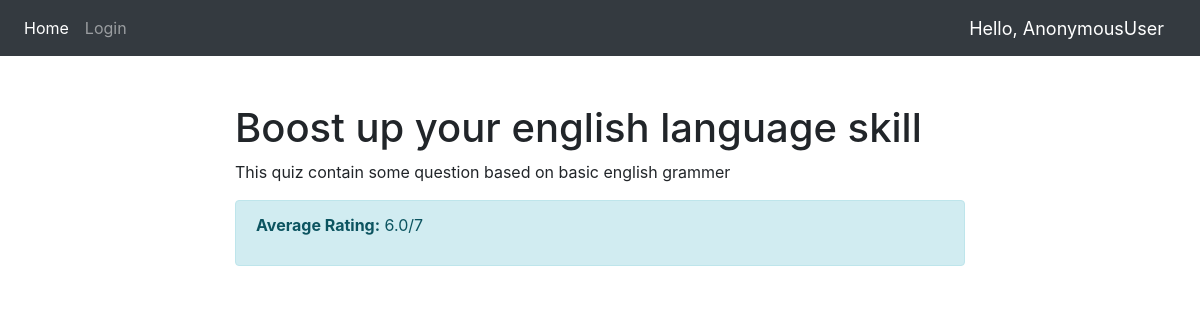
The page /quizDetail/2/ on the database its author committed.
### Quiz/models.py (models this page shows, shortened)
class Quiz(models.Model):
    title=models.CharField(max_length=100,unique=True)
    description=models.CharField(max_length=300,blank=True)
    category=models.CharField(max_length=100,unique=True)

### Quiz/views.py (the view)
# urls.py: path('quizDetail/<int:quiz_id>/', QuizDetail, name='quizDetail'),
def QuizDetail(request, quiz_id):
    quiz = Quiz.objects.get(pk=quiz_id)
    average_rating = Rating.objects.filter(quiz=quiz).aggregate(Avg('rating'))['rating__avg']
    return render(request, 'Quiz/quizDetail.html', {'quiz': quiz, 'average_rating': average_rating})

### Quiz/templates/Quiz/quizDetail.html
{% extends 'base.html' %}
{% block content %}
<div class="container mt-5">
    <div class="row">
        <div class="col-md-8 offset-md-2">
            <h1>{{ quiz.title }}</h1>
            <p>{{ quiz.description }}</p>
            <div class="alert alert-info">
                {% if average_rating %}
                <p><strong>Average Rating:</strong> {{ average_rating|floatformat:1 }}/7</p>
                {% else %}
                <p><strong>No ratings yet.</strong></p>
                {% endif %}
            </div>
        </div>
    </div>
</div>
{% endblock %}

### rows shown on the page
Quiz: title "Boost up your english language skill", description "This quiz contain some question based on basic english grammer"

### other values the page prints
{{ request.user }} "AnonymousUser"
{{ average_rating|floatformat:1 }} "6.0"
